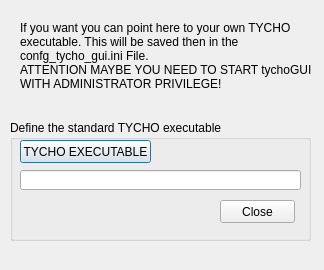
<?xml version="1.0" encoding="UTF-8"?>
<ui version="4.0">
 <class>configure_path</class>
 <widget class="QDialog" name="configure_path">
  <property name="geometry">
   <rect>
    <x>0</x>
    <y>0</y>
    <width>324</width>
    <height>270</height>
   </rect>
  </property>
  <property name="windowTitle">
   <string>Configure Path to the TYCHO exectuable.</string>
  </property>
  <property name="windowIcon">
   <iconset>
    <normaloff>tycho_logo_klein.png</normaloff>tycho_logo_klein.png</iconset>
  </property>
  <widget class="QGroupBox" name="groupBox">
   <property name="geometry">
    <rect>
     <x>10</x>
     <y>120</y>
     <width>301</width>
     <height>121</height>
    </rect>
   </property>
   <property name="title">
    <string>Define the standard TYCHO executable</string>
   </property>
   <widget class="QPushButton" name="pushButton">
    <property name="geometry">
     <rect>
      <x>10</x>
      <y>20</y>
      <width>131</width>
      <height>23</height>
     </rect>
    </property>
    <property name="text">
     <string>TYCHO EXECUTABLE</string>
    </property>
   </widget>
   <widget class="QLineEdit" name="lineEdit">
    <property name="geometry">
     <rect>
      <x>10</x>
      <y>50</y>
      <width>281</width>
      <height>20</height>
     </rect>
    </property>
   </widget>
   <widget class="QPushButton" name="pushButton_2">
    <property name="geometry">
     <rect>
      <x>210</x>
      <y>80</y>
      <width>75</width>
      <height>23</height>
     </rect>
    </property>
    <property name="text">
     <string>Close</string>
    </property>
   </widget>
  </widget>
  <widget class="QLabel" name="label">
   <property name="geometry">
    <rect>
     <x>20</x>
     <y>10</y>
     <width>321</width>
     <height>91</height>
    </rect>
   </property>
   <property name="text">
    <string>If you want you can point here to your own TYCHO
executable. This will be saved then in the
confg_tycho_gui.ini File.
ATTENTION MAYBE YOU NEED TO START tychoGUI
WITH ADMINISTRATOR PRIVILEGE!</string>
   </property>
  </widget>
 </widget>
 <resources/>
 <connections/>
</ui>
